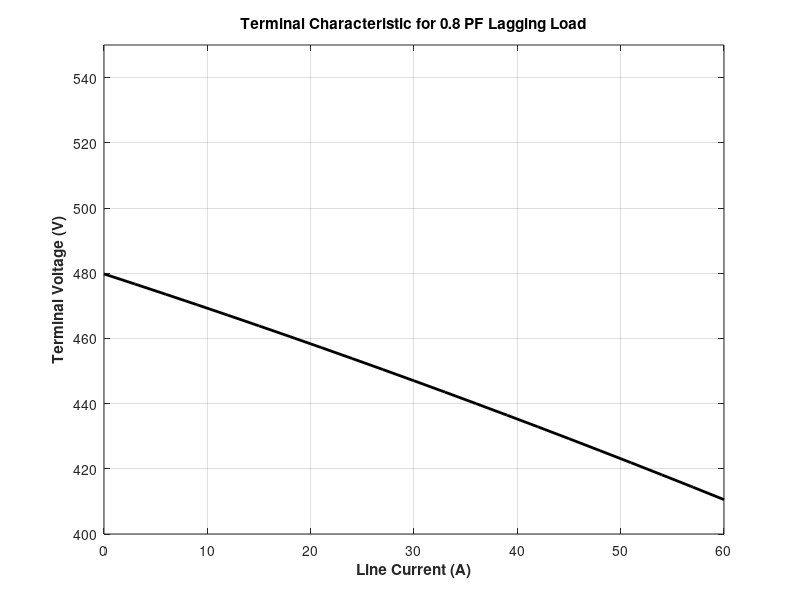

Write MATLAB code to recreate this figure.
% Initialize current amplitudes (21 values in the range 0-60 A)
i_a = (0:20) * 3;
% Initialize other values
v_phase = zeros(1, 21);
e_a = 277.0;
x_s = 1.0;
theta = 36.57 * (pi / 180); % Converted to radians
% Calculate v_phase for each current level
for ii = 1:21
v_phase(ii) = sqrt(e_a^2 - (x_s * i_a(ii) * cos(theta))^2) - (x_s * i_a(ii) * sin(theta));
end
% Calculate terminal voltage from the phase voltage
v_t = v_phase * sqrt(3);

plot(i_a, v_t, 'Color', 'k', 'Linewidth', 2.0);
xlabel('Line Current (A)', 'Fontweight', 'Bold');
ylabel('Terminal Voltage (V)', 'Fontweight', 'Bold');
title('Terminal Characteristic for 0.8 PF Lagging Load', 'Fontweight','Bold');
grid on;
axis([0 60 400 550]);